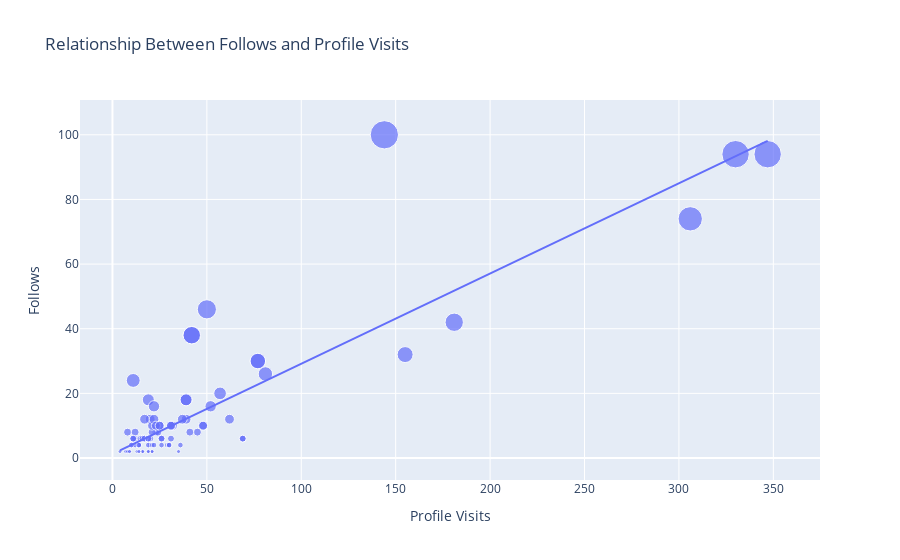

Write notebook code for a chart like this one.
### Code cell
figure =px.scatter(data_frame=data,x='Profile Visits',y='Follows',size='Follows',trendline='ols',title='Relationship Between Follows and Profile Visits')
figure.show()

### Figure 1 — Plotly figure (JSON) as saved in the notebook; plotly's stock layout.template omitted (floating-point values rounded to 4 significant figures)
{"data": [{"hovertemplate": "Profile Visits=%{x}<br>Follows=%{marker.size}<extra></extra>", "legendgroup": "", "marker": {"color": "#636efa", "size": [2, 10, 12, 8, 0, 2, 0, 6, 4, 6, 4, 0, 2, 4, 42, 6, 2, 2, 30, 0, 0, 24, 100, 2, 4, 6, 6, 6, 2, 2, 20, 2, 4, 8, 26, 2, 2, 4, 0, 2, 94, 8, 18, 10, 4, 4, 4, 4, 18, 38, 10, 12, 4, 4, 74, 0, 6, 6, 0, 6, 12, 10, 8, 8, 46, 12, 10, 94, 6, 10, 6, 4, 12, 16, 12, 8, 32, 8, 16, 6, 10, 10, 6, 2, 2, 30, 0, 4, 4, 18, 38, 10, 2, 4, 6, 6, 6, 2, 2], "sizemode": "area", "sizeref": 0.25, "symbol": "circle"}, "mode": "markers", "name": "", "orientation": "v", "showlegend": false, "type": "scatter", "x": [35, 48, 62, 23, 8, 9, 26, 12, 36, 31, 29, 15, 8, 20, 181, 17, 16, 21, 77, 10, 9, 11, 144, 14, 10, 19, 69, 11, 19, 9, 57, 13, 11, 24, 81, 4, 7, 14, 18, 8, 330, 21, 19, 32, 19, 21, 14, 30, 39, 42, 31, 20, 12, 22, 306, 13, 26, 16, 15, 15, 39, 21, 8, 45, 50, 37, 25, 347, 26, 48, 16, 26, 17, 52, 22, 41, 155, 12, 22, 20, 23, 25, 17, 16, 21, 77, 10, 14, 30, 39, 42, 31, 14, 10, 19, 69, 11, 19, 9], "xaxis": "x", "y": [2, 10, 12, 8, 0, 2, 0, 6, 4, 6, 4, 0, 2, 4, 42, 6, 2, 2, 30, 0, 0, 24, 100, 2, 4, 6, 6, 6, 2, 2, 20, 2, 4, 8, 26, 2, 2, 4, 0, 2, 94, 8, 18, 10, 4, 4, 4, 4, 18, 38, 10, 12, 4, 4, 74, 0, 6, 6, 0, 6, 12, 10, 8, 8, 46, 12, 10, 94, 6, 10, 6, 4, 12, 16, 12, 8, 32, 8, 16, 6, 10, 10, 6, 2, 2, 30, 0, 4, 4, 18, 38, 10, 2, 4, 6, 6, 6, 2, 2], "yaxis": "y"}, {"hovertemplate": "<b>OLS trendline</b><br>Follows = 0.279105 * Profile Visits + 1.25541<br>R<sup>2</sup>=0.761888<br><br>Profile Visits=%{x}<br>Follows=%{y} <b>(trend)</b><extra></extra>", "legendgroup": "", "marker": {"color": "#636efa", "symbol": "circle"}, "mode": "lines", "name": "", "showlegend": false, "type": "scatter", "x": [4, 7, 8, 8, 8, 8, 9, 9, 9, 9, 10, 10, 10, 10, 11, 11, 11, 11, 12, 12, 12, 13, 13, 14, 14, 14, 14, 14, 15, 15, 15, 16, 16, 16, 16, 17, 17, 17, 18, 19, 19, 19, 19, 19, 19, 20, 20, 20, 21, 21, 21, 21, 21, 22, 22, 22, 23, 23, 24, 25, 25, 26, 26, 26, 26, 29, 30, 30, 31, 31, 31, 32, 35, 36, 37, 39, 39, 39, 41, 42, 42, 45, 48, 48, 50, 52, 57, 62, 69, 69, 77, 77, 81, 144, 155, 181, 306, 330, 347], "xaxis": "x", "y": [2.372, 3.209, 3.488, 3.488, 3.488, 3.488, 3.767, 3.767, 3.767, 3.767, 4.046, 4.046, 4.046, 4.046, 4.326, 4.326, 4.326, 4.326, 4.605, 4.605, 4.605, 4.884, 4.884, 5.163, 5.163, 5.163, 5.163, 5.163, 5.442, 5.442, 5.442, 5.721, 5.721, 5.721, 5.721, 6.0, 6.0, 6.0, 6.279, 6.558, 6.558, 6.558, 6.558, 6.558, 6.558, 6.838, 6.838, 6.838, 7.117, 7.117, 7.117, 7.117, 7.117, 7.396, 7.396, 7.396, 7.675, 7.675, 7.954, 8.233, 8.233, 8.512, 8.512, 8.512, 8.512, 9.349, 9.629, 9.629, 9.908, 9.908, 9.908, 10.19, 11.02, 11.3, 11.58, 12.14, 12.14, 12.14, 12.7, 12.98, 12.98, 13.82, 14.65, 14.65, 15.21, 15.77, 17.16, 18.56, 20.51, 20.51, 22.75, 22.75, 23.86, 41.45, 44.52, 51.77, 86.66, 93.36, 98.1], "yaxis": "y"}], "layout": {"legend": {"itemsizing": "constant", "tracegroupgap": 0}, "title": {"text": "Relationship Between Follows and Profile Visits"}, "xaxis": {"anchor": "y", "domain": [0, 1], "title": {"text": "Profile Visits"}}, "yaxis": {"anchor": "x", "domain": [0, 1], "title": {"text": "Follows"}}}}
